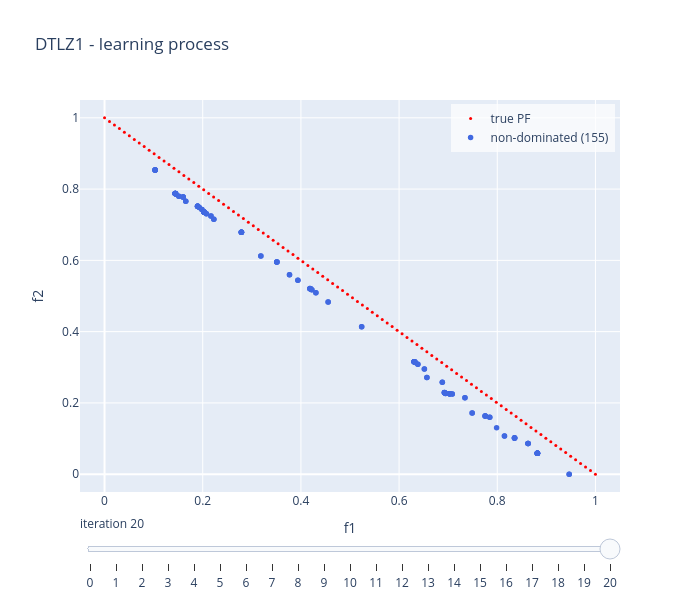

Notebook code cell kept with this figure:
### Code cell
linear_model.visualise("learning", show = False)

### Figure 1 — Plotly figure (JSON) as saved in the notebook; plotly's stock layout.template omitted (floating-point values rounded to 4 significant figures; data arrays with more than 128 entries replaced by an {"elided": "..."} marker saying what was removed)
{"data": [{"marker": {"color": "red", "size": 3}, "mode": "markers", "name": "true PF", "type": "scatter", "x": [0.0, 0.0101, 0.0202, 0.0303, 0.0404, 0.05051, 0.06061, 0.07071, 0.08081, 0.09091, 0.101, 0.1111, 0.1212, 0.1313, 0.1414, 0.1515, 0.1616, 0.1717, 0.1818, 0.1919, 0.202, 0.2121, 0.2222, 0.2323, 0.2424, 0.2525, 0.2626, 0.2727, 0.2828, 0.2929, 0.303, 0.3131, 0.3232, 0.3333, 0.3434, 0.3535, 0.3636, 0.3737, 0.3838, 0.3939, 0.404, 0.4141, 0.4242, 0.4343, 0.4444, 0.4545, 0.4646, 0.4747, 0.4848, 0.4949, 0.5051, 0.5152, 0.5253, 0.5354, 0.5455, 0.5556, 0.5657, 0.5758, 0.5859, 0.596, 0.6061, 0.6162, 0.6263, 0.6364, 0.6465, 0.6566, 0.6667, 0.6768, 0.6869, 0.697, 0.7071, 0.7172, 0.7273, 0.7374, 0.7475, 0.7576, 0.7677, 0.7778, 0.7879, 0.798, 0.8081, 0.8182, 0.8283, 0.8384, 0.8485, 0.8586, 0.8687, 0.8788, 0.8889, 0.899, 0.9091, 0.9192, 0.9293, 0.9394, 0.9495, 0.9596, 0.9697, 0.9798, 0.9899, 1.0], "y": [1.0, 0.9899, 0.9798, 0.9697, 0.9596, 0.9495, 0.9394, 0.9293, 0.9192, 0.9091, 0.899, 0.8889, 0.8788, 0.8687, 0.8586, 0.8485, 0.8384, 0.8283, 0.8182, 0.8081, 0.798, 0.7879, 0.7778, 0.7677, 0.7576, 0.7475, 0.7374, 0.7273, 0.7172, 0.7071, 0.697, 0.6869, 0.6768, 0.6667, 0.6566, 0.6465, 0.6364, 0.6263, 0.6162, 0.6061, 0.596, 0.5859, 0.5758, 0.5657, 0.5556, 0.5455, 0.5354, 0.5253, 0.5152, 0.5051, 0.4949, 0.4848, 0.4747, 0.4646, 0.4545, 0.4444, 0.4343, 0.4242, 0.4141, 0.404, 0.3939, 0.3838, 0.3737, 0.3636, 0.3535, 0.3434, 0.3333, 0.3232, 0.3131, 0.303, 0.2929, 0.2828, 0.2727, 0.2626, 0.2525, 0.2424, 0.2323, 0.2222, 0.2121, 0.202, 0.1919, 0.1818, 0.1717, 0.1616, 0.1515, 0.1414, 0.1313, 0.1212, 0.1111, 0.101, 0.09091, 0.08081, 0.07071, 0.06061, 0.05051, 0.0404, 0.0303, 0.0202, 0.0101, 0.0]}, {"marker": {"color": "royalblue", "size": 5.5}, "mode": "markers", "name": "non-dominated (155)", "type": "scatter", "x": {"elided": "155 float values"}, "y": {"elided": "155 float values"}}], "layout": {"height": 600, "legend": {"bgcolor": "rgba(255,255,255,0.7)", "x": 0.99, "xanchor": "right", "y": 0.99, "yanchor": "top"}, "showlegend": true, "sliders": [{"active": 20, "currentvalue": {"prefix": "iteration "}, "steps": [{"args": [["0"], {"frame": {"redraw": true}, "mode": "immediate"}], "label": "0", "method": "animate"}, {"args": [["1"], {"frame": {"redraw": true}, "mode": "immediate"}], "label": "1", "method": "animate"}, {"args": [["2"], {"frame": {"redraw": true}, "mode": "immediate"}], "label": "2", "method": "animate"}, {"args": [["3"], {"frame": {"redraw": true}, "mode": "immediate"}], "label": "3", "method": "animate"}, {"args": [["4"], {"frame": {"redraw": true}, "mode": "immediate"}], "label": "4", "method": "animate"}, {"args": [["5"], {"frame": {"redraw": true}, "mode": "immediate"}], "label": "5", "method": "animate"}, {"args": [["6"], {"frame": {"redraw": true}, "mode": "immediate"}], "label": "6", "method": "animate"}, {"args": [["7"], {"frame": {"redraw": true}, "mode": "immediate"}], "label": "7", "method": "animate"}, {"args": [["8"], {"frame": {"redraw": true}, "mode": "immediate"}], "label": "8", "method": "animate"}, {"args": [["9"], {"frame": {"redraw": true}, "mode": "immediate"}], "label": "9", "method": "animate"}, {"args": [["10"], {"frame": {"redraw": true}, "mode": "immediate"}], "label": "10", "method": "animate"}, {"args": [["11"], {"frame": {"redraw": true}, "mode": "immediate"}], "label": "11", "method": "animate"}, {"args": [["12"], {"frame": {"redraw": true}, "mode": "immediate"}], "label": "12", "method": "animate"}, {"args": [["13"], {"frame": {"redraw": true}, "mode": "immediate"}], "label": "13", "method": "animate"}, {"args": [["14"], {"frame": {"redraw": true}, "mode": "immediate"}], "label": "14", "method": "animate"}, {"args": [["15"], {"frame": {"redraw": true}, "mode": "immediate"}], "label": "15", "method": "animate"}, {"args": [["16"], {"frame": {"redraw": true}, "mode": "immediate"}], "label": "16", "method": "animate"}, {"args": [["17"], {"frame": {"redraw": true}, "mode": "immediate"}], "label": "17", "method": "animate"}, {"args": [["18"], {"frame": {"redraw": true}, "mode": "immediate"}], "label": "18", "method": "animate"}, {"args": [["19"], {"frame": {"redraw": true}, "mode": "immediate"}], "label": "19", "method": "animate"}, {"args": [["20"], {"frame": {"redraw": true}, "mode": "immediate"}], "label": "20", "method": "animate"}]}], "title": {"text": "DTLZ1 - learning process"}, "width": 700, "xaxis": {"range": [-0.05, 1.05], "title": {"text": "f1"}}, "yaxis": {"range": [-0.05, 1.05], "title": {"text": "f2"}}}}
